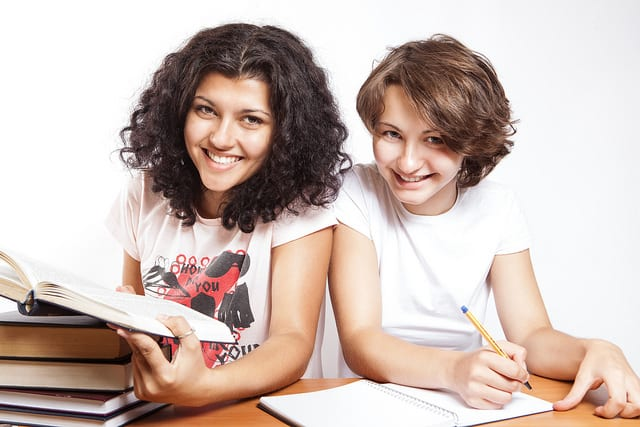
#> input picture test1.jpg, 640 x 427 px, given in place of the camera
$ python 3_mask.py
#> lines starting #> are read from the running program, lines starting #| are printed output that depends on the picture; after the words box and inside, x2 and y2 are one past the last pixel; in counts of white or black regions, pixels touching at a corner belong together
'''
Assignment 3: Detect faces in mask wearing images.
'''

# Import Libraries
import cv2

# Load Haar cascade classifiers for detecting frontal faces, eyes, mouths, and upper bodies
face_cascade = cv2.CascadeClassifier('haarcascade_frontalface_default.xml')
eye_cascade = cv2.CascadeClassifier('haarcascade_eye.xml')
mouth_cascade = cv2.CascadeClassifier('haarcascade_mcs_mouth.xml')
upper_body = cv2.CascadeClassifier('haarcascade_upperbody.xml')


# Adjust threshold value in range 80 to 105 based on your light.
bw_threshold = 105

# Set up font and text properties for display
font = cv2.FONT_HERSHEY_SIMPLEX
org = (30, 30)
weared_mask_font_color = (255, 255, 255)
not_weared_mask_font_color = (0, 0, 255)
thickness = 2
font_scale = 1
weared_mask = "MASK"
not_weared_mask = "No MASK"

# Initialize the video capture
cap = cv2.VideoCapture(0)

while 1:
    # Capture each frame
    ret, img = cap.read()
#> img is the input picture: shape (427, 640, 3); mean B, G, R 179.7, 186.7, 203.9
    img = cv2.flip(img, 1)
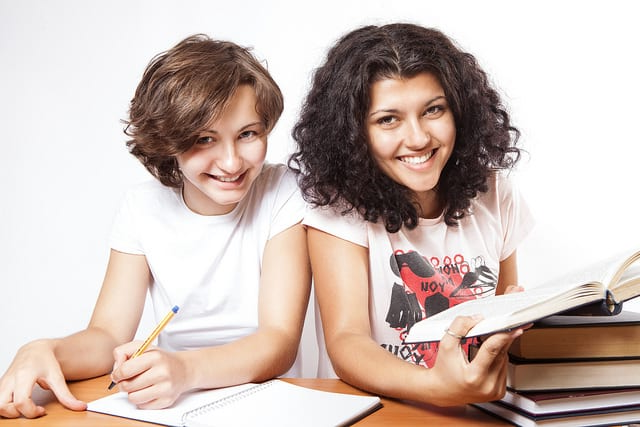
#> img: shape (427, 640, 3); mean B, G, R 179.7, 186.7, 203.9

    # Convert Image into gray
    gray = cv2.cvtColor(img, cv2.COLOR_BGR2GRAY)
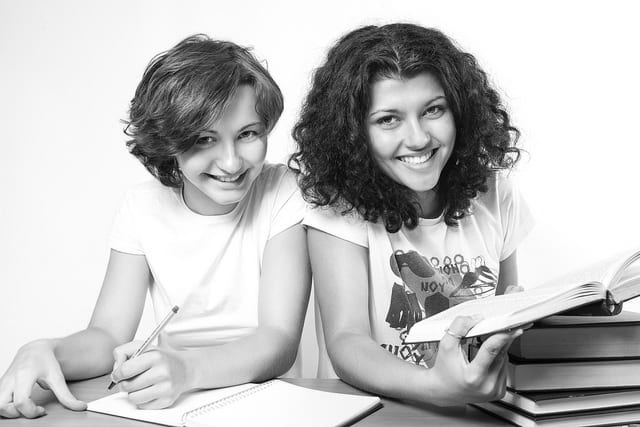
#> gray: shape (427, 640); min 1, max 255, mean 191.1

    # Convert the frame to grayscale
    (thresh, black_and_white) = cv2.threshold(
        gray, bw_threshold, 255, cv2.THRESH_BINARY)
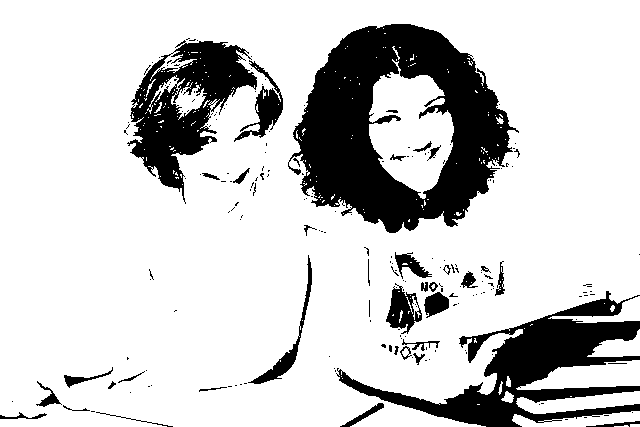
#> black_and_white: shape (427, 640); 80.4% white; 205 black regions (169 under 20 px), largest, box (x1, y1, x2, y2) and area: (288, 24, 519, 233) 25299, (336, 291, 640, 427) 12797, (127, 40, 257, 204) 8791
#> thresh = 105

    # Convert the grayscale frame to black and white using a threshold
    faces = face_cascade.detectMultiScale(gray, 1.1, 4)
#> faces = [[357, 74, 109, 109]]

    # Detect faces in the black and white frame
    faces_bw = face_cascade.detectMultiScale(black_and_white, 1.1, 4)
#> faces_bw = [[355, 71, 113, 113]]

    # Check if any faces are detected
    if (len(faces) == 0 and len(faces_bw) == 0):
        cv2.putText(img, "No face found...", org, font, font_scale,
                    weared_mask_font_color, thickness, cv2.LINE_AA)
    elif (len(faces) == 0 and len(faces_bw) == 1):
        cv2.putText(img, weared_mask, org, font, font_scale,
                    weared_mask_font_color, thickness, cv2.LINE_AA)
    else:
        # Draw rectangle on face
        for (x, y, w, h) in faces:
            cv2.rectangle(img, (x, y), (x + w, y + h), (255, 255, 255), 2)
            roi_gray = gray[y:y + h, x:x + w]
            roi_color = img[y:y + h, x:x + w]

            # Detect mouths in the grayscale frame
            mouth_rects = mouth_cascade.detectMultiScale(gray, 1.5, 5)
#> this loop made 1 pass
#> (x, y, w, h, mouth_rects) on pass 1: (357, 74, 109, 109, [[384, 144, 56, 34], [195, 164, 56, 34], [190, 162, 84, 51]])
#> pass 1, `roi_gray = gray[y:y + h, x:x + w]`:
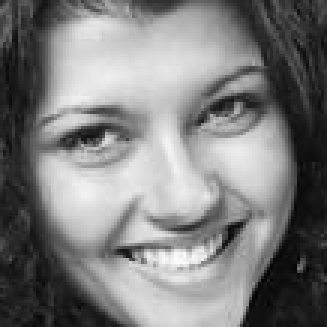
#> roi_gray: shape (109, 109) (shown 3 times larger); min 2, max 254, mean 125.9
#> pass 1, `roi_color = img[y:y + h, x:x + w]`:
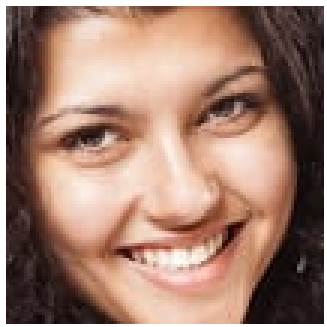
#> roi_color: shape (109, 109, 3) (shown 3 times larger); mean B, G, R 112.8, 128, 162.4
#> after the loop:
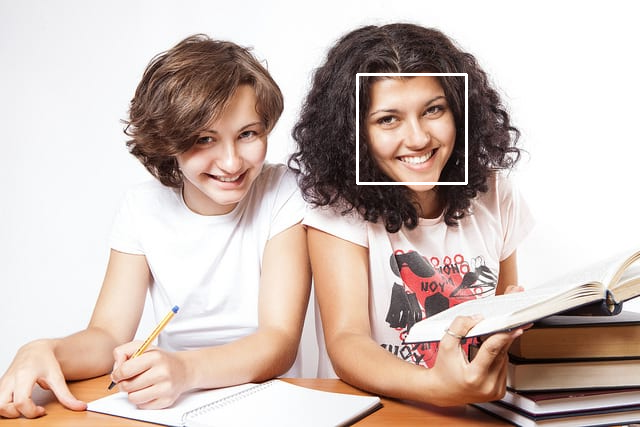
#> img: shape (427, 640, 3); 0.48% of pixels changed, all inside (x1, y1, x2, y2) = (356, 73, 468, 185)

        # If no mouth is detected, the person is wearing a mask
        if (len(mouth_rects) == 0):
            cv2.putText(img, weared_mask, org, font, font_scale,
                        weared_mask_font_color, thickness, cv2.LINE_AA)
        else:
            for (mx, my, mw, mh) in mouth_rects:

                if (y < my < y + h):
                    # If the mouth is detected within the face region, the person is not wearing a mask
                    cv2.putText(img, not_weared_mask, org, font, font_scale,
                                not_weared_mask_font_color, thickness, cv2.LINE_AA)

                    #cv2.rectangle(img, (mx, my), (mx + mh, my + mw), (0, 0, 255), 3)
                    break
#> this loop made 1 pass
#> (mx, my, mw, mh) on pass 1: (384, 144, 56, 34)
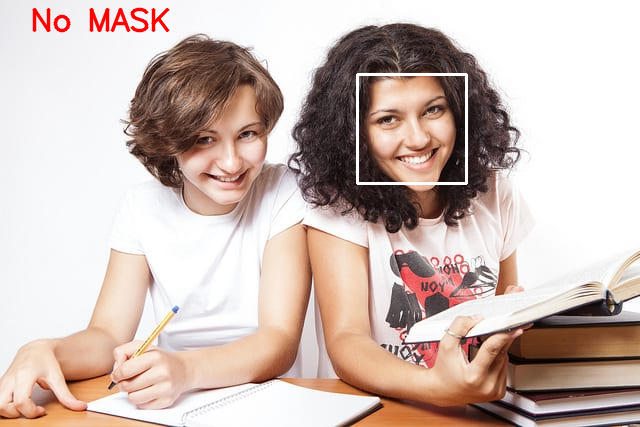
#> img: shape (427, 640, 3); 0.62% of pixels changed, all inside (x1, y1, x2, y2) = (32, 7, 170, 33)

    # Display the frame with the results
    cv2.imshow('Mask Detection', img)
    k = cv2.waitKey(30) & 0xff
#> (key Esc is pressed here)
    if k == 27: # Press 'ESC' to exit the loop
        break

# Release the video capture and close all windows
cap.release()
cv2.destroyAllWindows()

$ run again, on test2.jpg
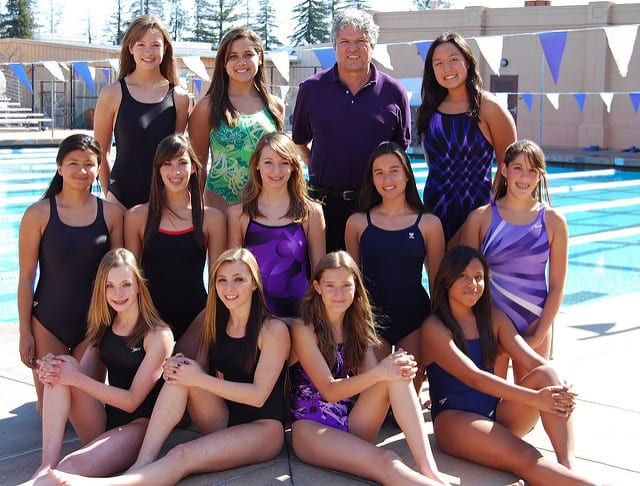
#> input picture test2.jpg, 640 x 486 px, given in place of the camera
#> img is the input picture: shape (486, 640, 3); mean B, G, R 118.6, 113.3, 130.8
#> `(thresh, black_and_white) = cv2.threshold( gray, bw_threshold, 255, cv..`:
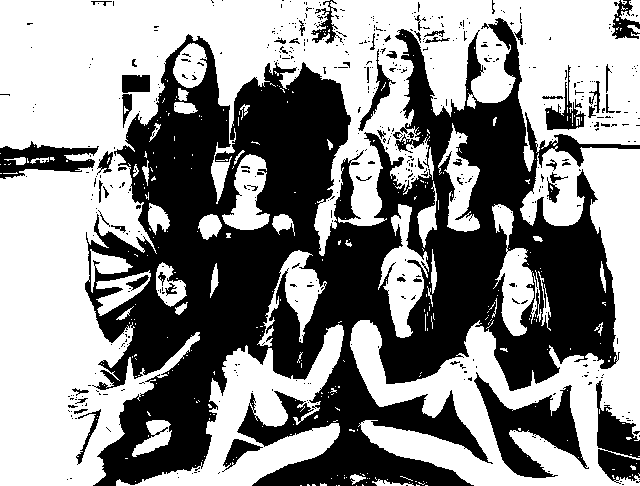
#> black_and_white: shape (486, 640); 55.5% white; 525 black regions (461 under 20 px), largest, box (x1, y1, x2, y2) and area: (85, 18, 640, 486) 121859, (474, 372, 589, 478) 4628, (596, 380, 640, 484) 2391
#> thresh = 105
#> faces = [[270, 30, 34, 34], [378, 40, 42, 42], [174, 47, 39, 39], [341, 147, 44, 44], [231, 156, 44, 44], [149, 262, 41, 41], [387, 264, 46, 46], [280, 270, 43, 43], [471, 29, 43, 43], [536, 149, 41, 41], [494, 266, 50, 50], [318, 17, 63, 63]]
#> faces_bw = [[148, 262, 42, 42], [472, 31, 39, 39], [376, 38, 46, 46], [171, 45, 44, 44], [537, 146, 45, 45], [229, 153, 47, 47], [280, 269, 44, 44], [337, 142, 53, 53], [380, 259, 52, 52], [498, 268, 46, 46]]
#> the loop `for (x, y, w, h) in faces:` made 12 passes
#> `cv2.putText(img, weared_mask, org, font, font_scale, weared_mask_font_..`:
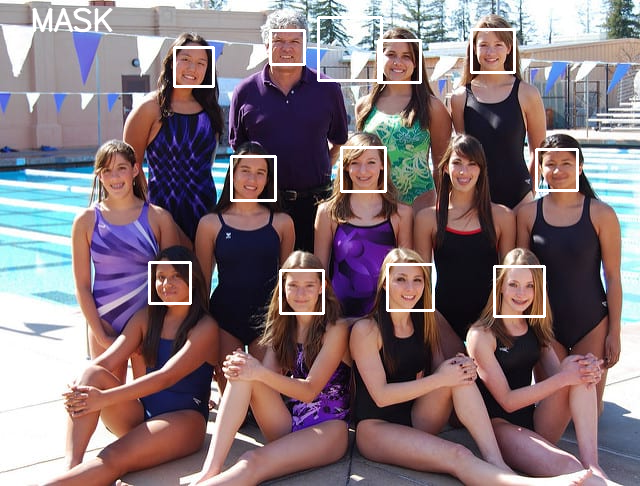
#> img: shape (486, 640, 3); mean B, G, R 122.2, 116.9, 133.8
